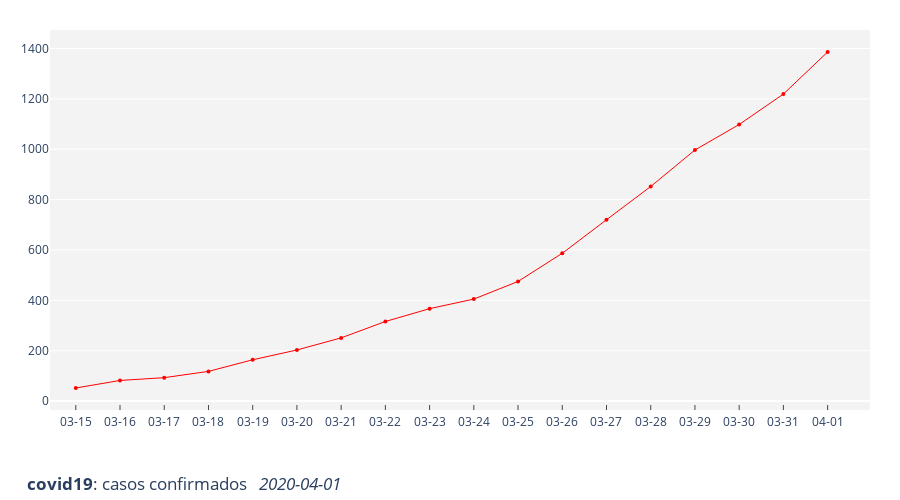

Notebook code for this chart:
### Code cell
fig = go.Figure()

fig.add_trace(go.Scatter(
        x=df2['fecha_caso_nuevo'],
        y=df2['count_cumulativo'],
        mode='lines+markers',
        marker=dict(color='rgb(255, 0, 0)',
                    size=4),
        line=dict(width=1)))

fig.update_layout(title={'text': '<b>covid19</b>: casos confirmados   <i>{}</i>'.format(recent_day),
                         'x': 0.03,
                         'y': 0.02},
                  width=900,
                  height=500,
                  margin={"r":30,"t":30,"l":50,"b":90},
                  autosize=False,
                  plot_bgcolor='rgb(243, 243, 243)',
                  xaxis=dict(showline=True,
                             showgrid=False,
                             linewidth=2,
                             type='date',
                             range=[datetime.datetime(2020,3,15-1,10),
                                    date.replace(hour=23)],
                             dtick='2000-01-01',
                             tickformat='%m-%d',
                             ticks='inside',
                             ticklen=5),
                  yaxis=dict(autorange=True)
                 )
fig.write_html(html)
fig.show()

### Figure 1 — Plotly figure (JSON) as saved in the notebook; plotly's stock layout.template omitted (floating-point values rounded to 4 significant figures)
{"data": [{"line": {"width": 1}, "marker": {"color": "rgb(255, 0, 0)", "size": 4}, "mode": "lines+markers", "type": "scatter", "x": ["2020-03-15T00:00:00", "2020-03-16T00:00:00", "2020-03-17T00:00:00", "2020-03-18T00:00:00", "2020-03-19T00:00:00", "2020-03-20T00:00:00", "2020-03-21T00:00:00", "2020-03-22T00:00:00", "2020-03-23T00:00:00", "2020-03-24T00:00:00", "2020-03-25T00:00:00", "2020-03-26T00:00:00", "2020-03-27T00:00:00", "2020-03-28T00:00:00", "2020-03-29T00:00:00", "2020-03-30T00:00:00", "2020-03-31T00:00:00", "2020-04-01T00:00:00"], "y": [52, 82, 93, 118, 164, 203, 251, 316, 367, 405, 475, 587, 720, 852, 997, 1098, 1219, 1386]}], "layout": {"autosize": false, "height": 500, "margin": {"b": 90, "l": 50, "r": 30, "t": 30}, "plot_bgcolor": "rgb(243, 243, 243)", "title": {"text": "<b>covid19</b>: casos confirmados   <i>2020-04-01</i>", "x": 0.03, "y": 0.02}, "width": 900, "xaxis": {"dtick": "2000-01-01", "linewidth": 2, "range": ["2020-03-14T10:00:00", "2020-04-01T23:00:00"], "showgrid": false, "showline": true, "tickformat": "%m-%d", "ticklen": 5, "ticks": "inside", "type": "date"}, "yaxis": {"autorange": true, "range": [-35.35, 1473.0], "type": "linear"}}}
